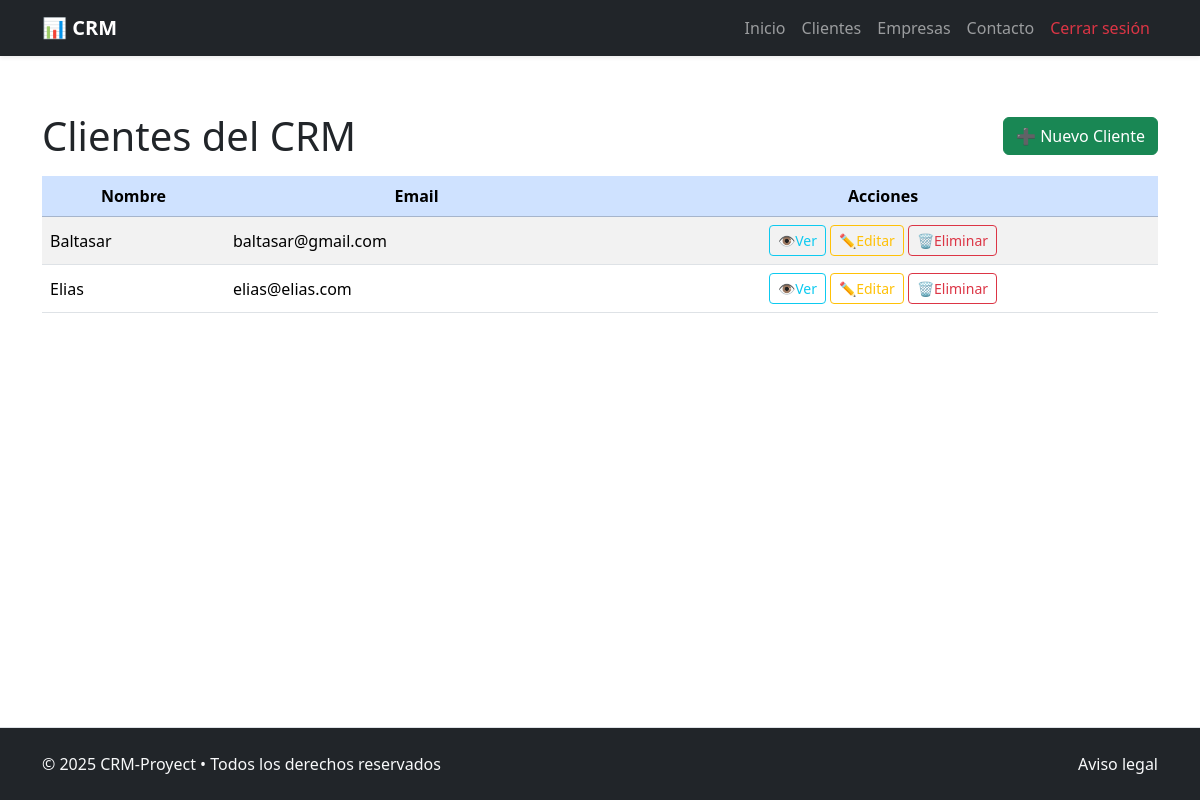
Screenshot of /client/list/ (signed in) with the database file from the repository.
### crm_app/models.py (models this page shows, shortened)
class Client(models.Model):
    name = models.CharField(max_length=255) #Nombre del cliente
    email = models.EmailField(unique=True) #Email del cliente
    phone = models.CharField(max_length=50, blank=True) #Telefono del cliente
    company = models.ForeignKey(
        Company, on_delete=models.SET_NULL, blank=True, null=True,
        related_name='clients') #Empresa del cliente
    assigned_to = models.ForeignKey(
        User, on_delete=models.SET_NULL, blank=True, null=True,
        related_name='clients') #Asignado a tal usuario
    created_at = models.DateTimeField(auto_now_add=True) #Fecha de creación
    updated_at = models.DateTimeField(auto_now=True) #Fecha de ultima actualización

### crm_app/views.py (the view)
# urls.py: path("client/list/", ClientListView.as_view(), name="client_list"),
@method_decorator(login_required, name='dispatch')
class ClientListView(ListView):
    model = Client
    template_name = '../templates/clients/client_list.html'
    context_object_name = 'clients'
    def get_queryset(self):
        if self.request.user.is_authenticated:
            return Client.objects.all().order_by('created_at')

### crm_project/templates/clients/client_list.html (shortened to what this page needs)
{% extends "general/layout.html" %}
{% block page_content %}
<div class="container my-5">
    <div class="d-flex justify-content-between align-items-center mb-3">
        <h1 class="mb-0">Clientes del CRM</h1>
        <a href="{% url 'client_create' %}" class="btn btn-success">
            ➕ Nuevo Cliente
        </a>
    </div>
    <div class="table-responsive">
        <table class="table table-striped table-hover align-middle">
            <thead class="table-primary text-center">
                <tr>
                    <th>Nombre</th>
                    <th>Email</th>
                    <th>Acciones</th>
                </tr>
            </thead>
            <tbody>
                {% for client in clients %}
                <tr>
                    <td>{{ client.name|default_if_none:"Sin especificar" }}</td>
                    <td>{{ client.email|default_if_none:"Sin especificar" }}</td>
                    <td class="text-center">
                        <a href="{% url 'client_detail' client.pk %}" class="btn btn-sm btn-outline-info">👁Ver</a>
                        <a href="{% url 'client_update' client.pk %}" class="btn btn-sm btn-outline-warning">✏️Editar</a>
                        <a href="{% url 'client_delete' client.pk %}" class="btn btn-sm btn-outline-danger">🗑Eliminar</a>
                    </td>
                </tr>
                {% empty %}
                <tr>
                    <td colspan="5" class="text-center text-muted">No hay clientes cargados aún.</td>
                </tr>
                {% endfor %}
            </tbody>
        </table>
    </div>
</div>
{% endblock %}

### rows the page displays
Client: name "Baltasar", email "baltasar@gmail.com"
Client: name "Elias", email "elias@elias.com"
